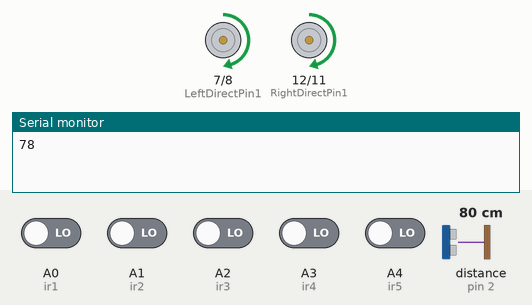
This sketch was run on a simulated Arduino Uno, built with avr-gcc and run on an emulated ATmega328P. Shown: motor-driver pin pairs drawn as motors (green arrow = first pin HIGH = forward, orange = second pin HIGH = backward, longer = more drive, scaled by the enable pin), the last lines printed to the serial monitor. Wiring (inferred from the names in the program): ultrasonic range finder: trigger pin 10; echo pin 2. The test bench sets the inputs (shaded band); at power-on: A0 (ir1), A1 (ir2), A2 (ir3), A3 (ir4), A4 (ir5) LOW, distance to the obstacle (sensor on pin 2) 80 cm. The echo pulse lasts 58.3 µs per cm.

Above: at 7.45 s.
9.2 s: A0 (ir1) driven HIGH and A1 (ir2) driven HIGH
At 10.0 s:
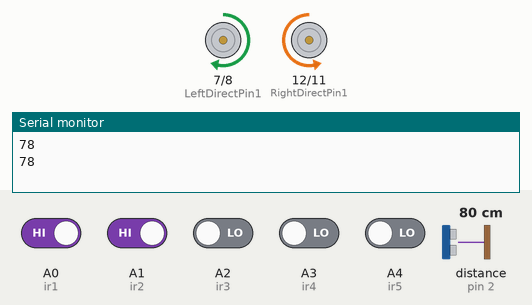
20.3 s: A0 (ir1) driven LOW
At 21.4 s:
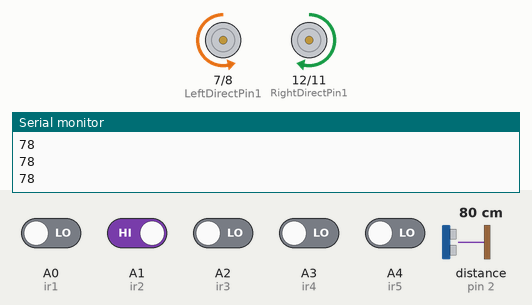
23.8 s: A0 (ir1) driven HIGH
At 25.03 s:
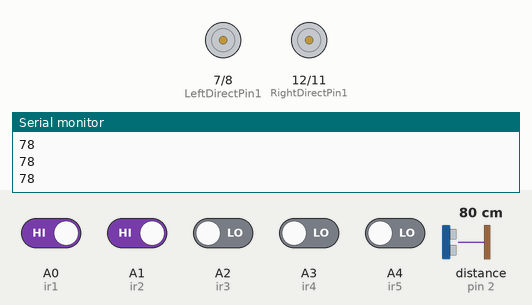
27.3 s: A3 (ir4) driven HIGH and A4 (ir5) driven HIGH
38.4 s: A1 (ir2) driven LOW
Timing chart, 0 to 48.2 s (numbered marks = the images above; inputs shaded):
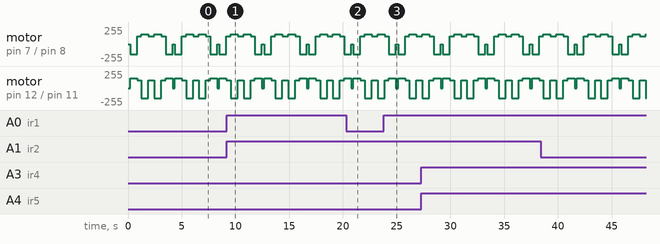

The sketch:

2.ino
```cpp
//Right Motor connects to pins 12 and 11
//Left Motor connects to pins 7 and 8
#include <Servo.h>

#define speedPinR 3   // e1
#define RightDirectPin1  12    //  m3
#define RightDirectPin2  11    // m4
#define speedPinL 6        //  e2
#define LeftDirectPin1  7    // m1
#define LeftDirectPin2  8   // m2

// Ultrasonic Sensor Pins
#define echoPin 2
#define trigPin 10

// Servo
Servo myservo;
#define servoPin 9

//**********5 Channel IR Sensor Connection**********//
#define ir1 A0
#define ir2 A1
#define ir3 A2
#define ir4 A3
#define ir5 A4
//*************************************************//

#define OBSTACLE_THRESHOLD 15
const unsigned long READ_INTERVAL = 70;
unsigned long lastReadTime = 0;

long readUltrasonicDistance() {
  digitalWrite(trigPin, LOW);
  delayMicroseconds(2);
  digitalWrite(trigPin, HIGH);
  delayMicroseconds(10);
  digitalWrite(trigPin, LOW);
  return pulseIn(echoPin, HIGH) * 0.034 / 2;
}

void turnLeft() {
  analogWrite(speedPinR, 150);
  analogWrite(speedPinL, 150);
  digitalWrite(LeftDirectPin1, LOW);
  digitalWrite(LeftDirectPin2, HIGH);
  digitalWrite(RightDirectPin1, HIGH);
  digitalWrite(RightDirectPin2, LOW);
}

void turnRight() {
  analogWrite(speedPinR, 150);
  analogWrite(speedPinL, 150);
  digitalWrite(LeftDirectPin1, HIGH);
  digitalWrite(LeftDirectPin2, LOW);
  digitalWrite(RightDirectPin1, LOW);
  digitalWrite(RightDirectPin2, HIGH);
}

void stopMotors() {
  digitalWrite(LeftDirectPin1, LOW);
  digitalWrite(LeftDirectPin2, LOW);
  digitalWrite(RightDirectPin1, LOW);
  digitalWrite(RightDirectPin2, LOW);
}

void forward() {
  analogWrite(speedPinR, 120);
  analogWrite(speedPinL, 120);
  digitalWrite(LeftDirectPin1, HIGH);
  digitalWrite(LeftDirectPin2, LOW);
  digitalWrite(RightDirectPin1, HIGH);
  digitalWrite(RightDirectPin2, LOW);
}

//*************************************************//

void setup() {
  pinMode(LeftDirectPin1, OUTPUT);
  pinMode(LeftDirectPin2, OUTPUT);
  pinMode(RightDirectPin1, OUTPUT);
  pinMode(RightDirectPin2, OUTPUT);
  pinMode(speedPinR, OUTPUT);
  pinMode(speedPinL, OUTPUT);
  pinMode(ir1, INPUT);
  pinMode(ir2, INPUT);
  pinMode(ir3, INPUT);
  pinMode(ir4, INPUT);
  pinMode(ir5, INPUT);
  pinMode(trigPin, OUTPUT);
  pinMode(echoPin, INPUT);
  Serial.begin(9600);
}

void loop() {
  unsigned long currentTime = millis();
  long distance;

  if(currentTime - lastReadTime >= READ_INTERVAL){
    lastReadTime = currentTime;
    distance = readUltrasonicDistance();

    Serial.println(distance);
    Serial.print("\n");
  }


  if(distance < OBSTACLE_THRESHOLD){
    stopMotors();
    delay(200);

    turnLeft();
    delay(650);
    stopMotors();

    forward();
    delay(400);
    stopMotors();

    turnRight();
    delay(650);
    stopMotors();

    forward();
    delay(550);
    stopMotors();

    turnRight();
    delay(650);
    stopMotors();

    forward();
    delay(400);
    stopMotors();

    turnLeft();
    delay(650);
    stopMotors();
  }


  //Reading Sensor Values
  int s1 = digitalRead(ir1);  //Left Most Sensor
  int s2 = digitalRead(ir2);  //Left Sensor
  int s3 = digitalRead(ir3);  //Middle Sensor
  int s4 = digitalRead(ir4);  //Right Sensor
  int s5 = digitalRead(ir5);  //Right Most Sensor


  //if only middle sensor detects black line
  if((s1 == 1) && (s2 == 1) && (s3 == 0) && (s4 == 1) && (s5 == 1))
  {
    //going forward with full speed
    analogWrite(speedPinR, 120); //you can adjust the speed of the motors from 0-255
    analogWrite(speedPinL, 120); //you can adjust the speed of the motors from 0-255
    digitalWrite(LeftDirectPin1, HIGH);
    digitalWrite(LeftDirectPin2, LOW);
    digitalWrite(RightDirectPin1, HIGH);
    digitalWrite(RightDirectPin2, LOW);
  }

  //if only left sensor detects black line
  if((s1 == 1) && (s2 == 0) && (s3 == 1) && (s4 == 1) && (s5 == 1))
  {
    //going left
    analogWrite(speedPinR, 150); //you can adjust the speed of the motors from 0-255
    analogWrite(speedPinL, 150); //you can adjust the speed of the motors from 0-255
    digitalWrite(LeftDirectPin1, LOW);
    digitalWrite(LeftDirectPin2, LOW);
    digitalWrite(RightDirectPin1, HIGH);
    digitalWrite(RightDirectPin2, LOW);


  }

  //if only left most sensor detects black line
  if((s1 == 0) && (s2 == 1) && (s3 == 1) && (s4 == 1) && (s5 == 1))
  {
    //going left with full speed
    analogWrite(speedPinR, 180); //you can adjust the speed of the motors from 0-255
    analogWrite(speedPinL, 180); //you can adjust the speed of the motors from 0-255
    digitalWrite(LeftDirectPin1, LOW);
    digitalWrite(LeftDirectPin2, HIGH);
    digitalWrite(RightDirectPin1, HIGH);
    digitalWrite(RightDirectPin2, LOW);


  }

  //if only right sensor detects black line
  if((s1 == 1) && (s2 == 1) && (s3 == 1) && (s4 == 0) && (s5 == 1))
  {
    //going right
    analogWrite(speedPinR, 150); //you can adjust the speed of the motors from 0-255
    analogWrite(speedPinL, 150); //you can adjust the speed of the motors from 0-255
    digitalWrite(LeftDirectPin1, HIGH);
    digitalWrite(LeftDirectPin2, LOW);
    digitalWrite(RightDirectPin1, LOW);
    digitalWrite(RightDirectPin2, LOW);
  }

  //if only right most sensor detects black line
  if((s1 == 1) && (s2 == 1) && (s3 == 1) && (s4 == 1) && (s5 == 0))
  {
    //going right with full speed
    analogWrite(speedPinR, 180); //you can adjust the speed of the motors from 0-255
    analogWrite(speedPinL, 180); //you can adjust the speed of the motors from 0-255
    digitalWrite(LeftDirectPin1, HIGH);
    digitalWrite(LeftDirectPin2, LOW);
    digitalWrite(RightDirectPin1, LOW);
    digitalWrite(RightDirectPin2, HIGH);
  }

  //if middle and right sensor detects black line
  if((s1 == 1) && (s2 == 1) && (s3 == 0) && (s4 == 0) && (s5 == 1))
  {
    //going right
    analogWrite(speedPinR, 150); //you can adjust the speed of the motors from 0-255
    analogWrite(speedPinL, 150); //you can adjust the speed of the motors from 0-255
    digitalWrite(LeftDirectPin1, HIGH);
    digitalWrite(LeftDirectPin2, LOW);
    digitalWrite(RightDirectPin1, LOW);
    digitalWrite(RightDirectPin2, LOW);
  }

  //if middle and left sensor detects black line
  if((s1 == 1) && (s2 == 0) && (s3 == 0) && (s4 == 1) && (s5 == 1))
  {
    //going left
    analogWrite(speedPinR, 150); //you can adjust the speed of the motors from 0-255
    analogWrite(speedPinL, 150); //you can adjust the speed of the motors from 0-255
    digitalWrite(LeftDirectPin1, LOW);
    digitalWrite(LeftDirectPin2, LOW);
    digitalWrite(RightDirectPin1, HIGH);
    digitalWrite(RightDirectPin2, LOW);
  }

  //if middle, left and left most sensor detects black line
  if((s1 == 0) && (s2 == 0) && (s3 == 0) && (s4 == 1) && (s5 == 1))
  {
    //going left
    analogWrite(speedPinR, 150); //you can adjust the speed of the motors from 0-255
    analogWrite(speedPinL, 150); //you can adjust the speed of the motors from 0-255
    digitalWrite(LeftDirectPin1, LOW);
    digitalWrite(LeftDirectPin2, LOW);
    digitalWrite(RightDirectPin1, HIGH);
    digitalWrite(RightDirectPin2, LOW);
  }

  //if middle, right and right most sensor detects black line
  if((s1 == 1) && (s2 == 1) && (s3 == 0) && (s4 == 0) && (s5 == 0))
  {
    //going right
    analogWrite(speedPinR, 150); //you can adjust the speed of the motors from 0-255
    analogWrite(speedPinL, 150); //you can adjust the speed of the motors from 0-255
    digitalWrite(LeftDirectPin1, HIGH);
    digitalWrite(LeftDirectPin2, LOW);
    digitalWrite(RightDirectPin1, LOW);
    digitalWrite(RightDirectPin2, LOW);
  }

  //if all sensors are on a black line
  if((s1 == 0) && (s2 == 0) && (s3 == 0) && (s4 == 0) && (s5 == 0))
  {
    //stop
    digitalWrite(LeftDirectPin1, LOW);
    digitalWrite(LeftDirectPin2, LOW);
    digitalWrite(RightDirectPin1, LOW);
    digitalWrite(RightDirectPin2, LOW);
  }

  if((s1 == 1) && (s2 == 1) && (s3 == 1) && (s4 == 1) && (s5 == 1))
  {
    //stop
    digitalWrite(LeftDirectPin1, LOW);
    digitalWrite(LeftDirectPin2, LOW);
    digitalWrite(RightDirectPin1, LOW);
    digitalWrite(RightDirectPin2, LOW);
  }
}
```

Measured:
- by itself, motor on pin 7 (LeftDirectPin1) / pin 8 (LeftDirectPin2): repeats every 4.2 s: forward 120/255 0.40 s, backward 150/255 0.66 s, stopped 0.20 s, backward 150/255 0.65 s, forward 120/255 0.40 s, forward 150/255 0.65 s, forward 120/255 0.55 s, forward 150/255 0.65 s
- by itself, motor on pin 12 (RightDirectPin1) / pin 11 (RightDirectPin2): repeats every 4.2 s: forward 120/255 0.40 s, forward 150/255 0.66 s, stopped 0.20 s, forward 150/255 0.65 s, forward 120/255 0.40 s, backward 150/255 0.65 s, forward 120/255 0.55 s, backward 150/255 0.65 s
